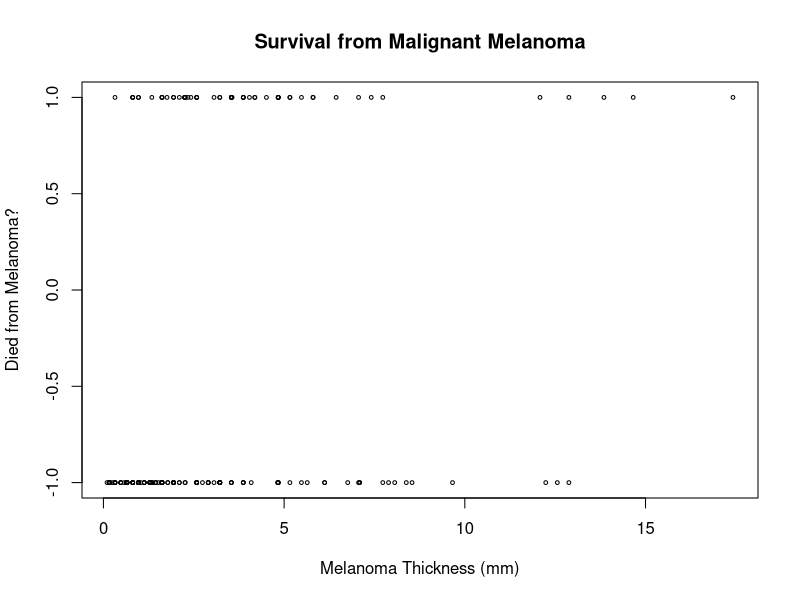
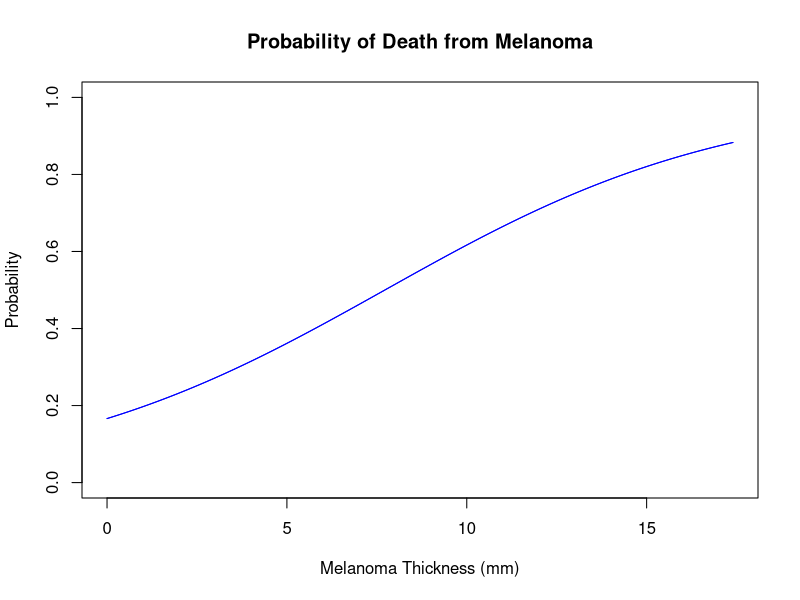
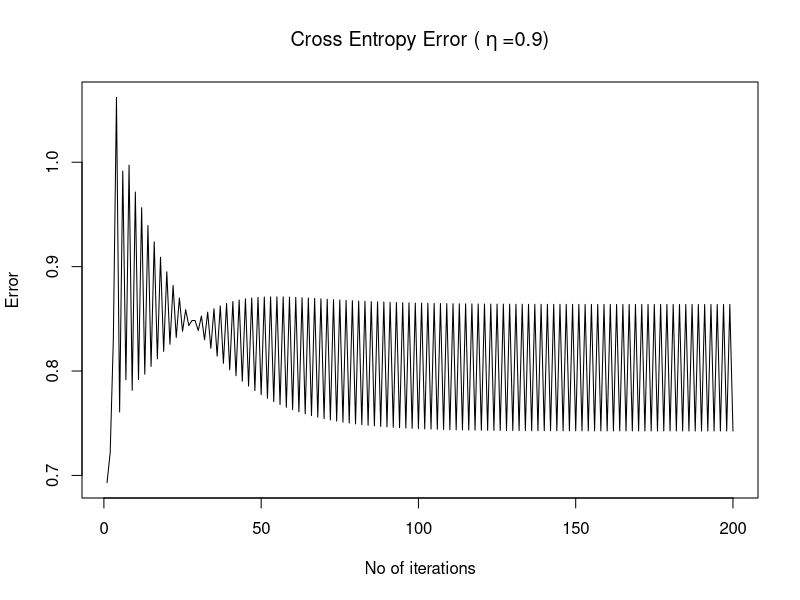
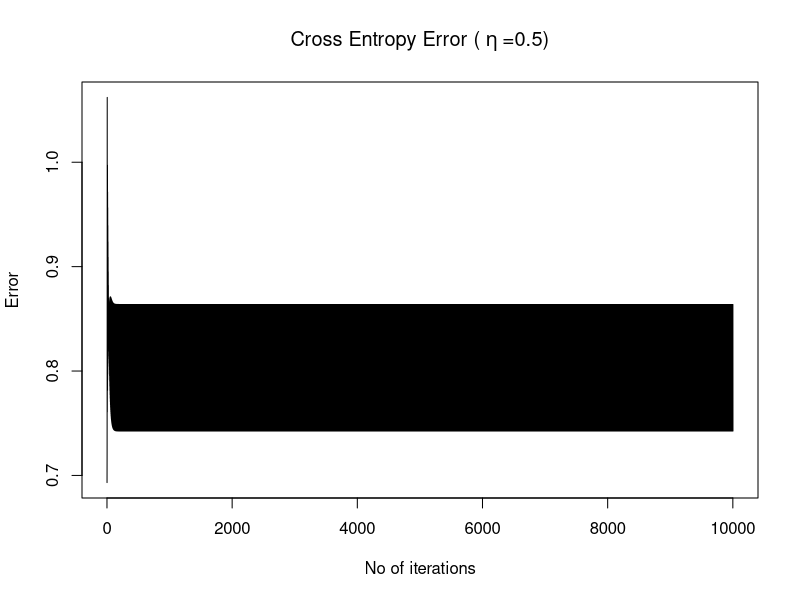
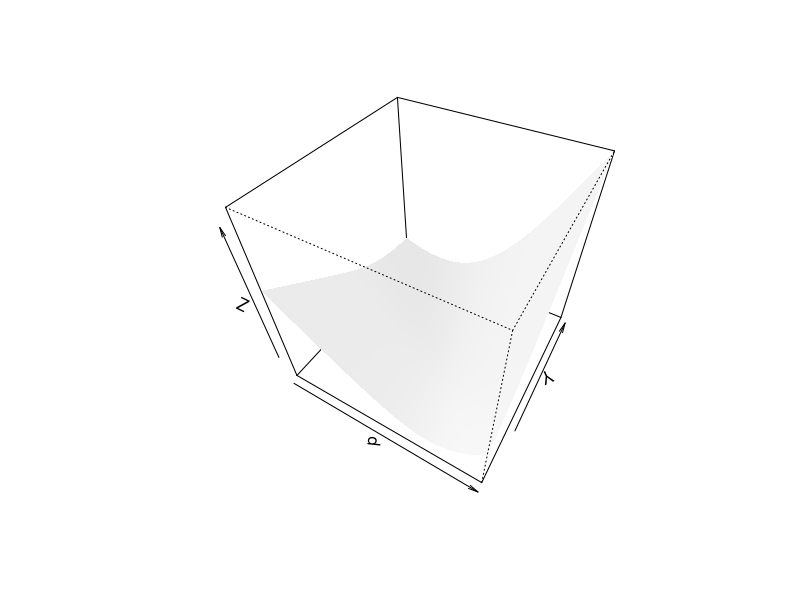
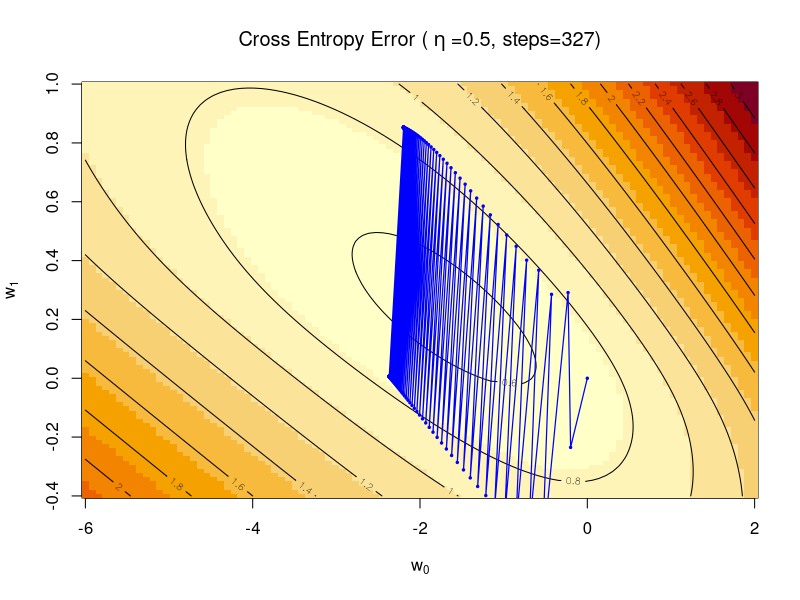
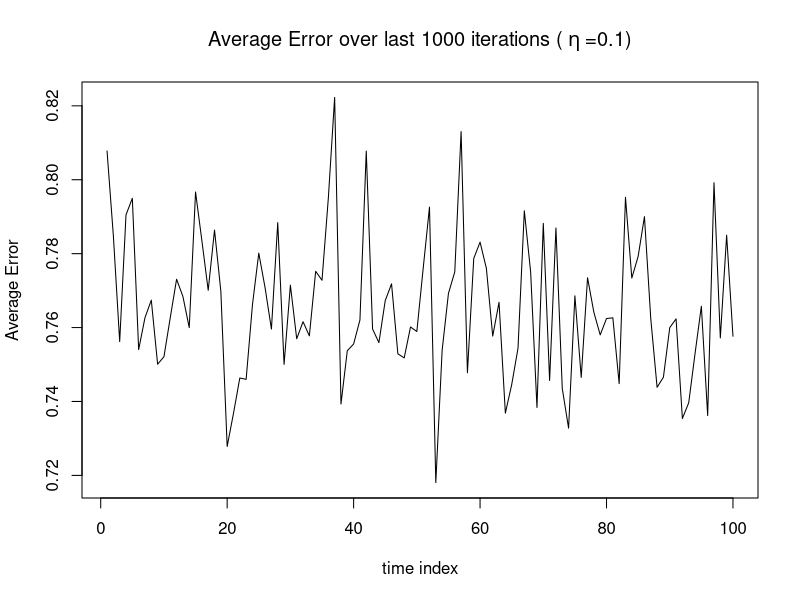
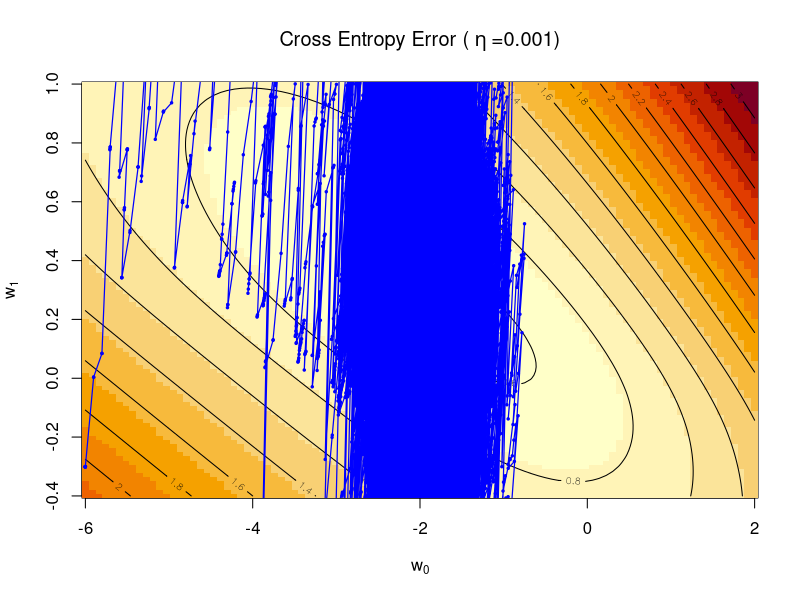

Reproduce these figures in R, in order.
## ---- chunk 1
library(MASS)

y<-as.integer(Melanoma$status==1)
x<-Melanoma$thickness
seqs<-1:length(y)
y[seqs[y!=1]]<--1 #we need the y's to be either +1 or -1

plot(x,y,xlab="Melanoma Thickness (mm)",ylab="Died from Melanoma?",main="Survival from Malignant Melanoma",cex=0.5)
xx<-seq(0,max(x),0.1) # Why are these our x values?
yy<-exp(-1.6128243+(0.2088352*xx))/(1+exp(-1.6128243+(0.2088352*xx))) # logistic funcion
plot(xx,yy,ylim=c(0,1),main="Probability of Death from Melanoma",xlab="Melanoma Thickness (mm)",ylab="Probability",type="l",col="blue")
lines(xx,yy,col="blue")
## ---- chunk 2
# Define Loss Function
# Cross Entropy Error


CrossEntropy=function(x,y,w){
  n<-length(y)
  err<-0
  for(i in 1:n){
    err<-err+(log(1+exp(-1*y[i]*(w[1]+(w[2]*x[i]))))/n) # CE definition
  }
  return(err)
}

CrossEntropy(xx,yy,c(0.2,0.45)) # returns single number

## ---- chunk 3

# Store the above in a matrix
# Remember the error is computed at a prediction level and averaged out in the end to get a single value
gridder=function(n,xlim,ylim,xdata,ydata){
  x<-seq(xlim[1],xlim[2],(xlim[2]-xlim[1])/(n-1))
  y<-seq(ylim[1],ylim[2],(ylim[2]-ylim[1])/(n-1))
  z<-matrix(data=NA,ncol=n,nrow=n)
  for(i in 1:n){
    for(j in 1:n){
      z[i,j]<-CrossEntropy(xdata,ydata,c(x[i],y[j]))
    }
  }
  dens<-list(x,y,z)
  class(dens)<-"data.frame"
  names(dens)<-c("x","y","z")
  row.names(dens)<-1:n
  return(dens)
}
## ---- chunk 4
a=2
a
## ---- chunk 5

# GD FROM SCRATCH! :()
# CRY WITH ME ARGENTINA!
GradientDescent=function(w0,eta,eps,x,y){
  n<-length(y)
  w=w0
  w.old=w0
  quit=FALSE
  err<-CrossEntropy(x,y,w0)
  while(!quit){
    grad<-c(0,0)
    for(i in 1:n){
      grad[1]<-grad[1]-(1/n)*((y[i]*1)/(1+exp(y[i]*(w.old[1]+(w.old[2]*x[i]))))) # Gradient of the loss function w.r.t w0/ first weight
    
      grad[2]<-grad[2]-(1/n)*((y[i]*x[i])/(1+exp(y[i]*(w.old[1]+(w.old[2]*x[i]))))) # Gradient of the loss function w.r.t w1/ second weight
    }
    w.new<-w.old-(eta*grad) # update step- vectorized here
    w<-rbind(w,w.new)
    
    # Stopping criteria
    # Euclidean distance of weights OR
    # when 1000 err values have been stored - to prevent code from running forever
    
    if((sqrt(((w.old-w.new)[1]^2)+((w.old-w.new)[2]^2))<eps)|length(err)>10000){quit<-TRUE}
    w.old<-tail(w,1)
    err<-c(err,CrossEntropy(x,y,w.new)) # append new computed error
  }
  iterate<-list(err,w)
  names(iterate)<-c("err","w")
  return(iterate)
}

## ---- chunk 6
# try eta=0.1, 0.5, 0.9
iter<-GradientDescent(c(0,0),0.9,0.0000001,x,y)
plot(1:200,iter$err[1:200],type="l",xlab="No of iterations",ylab="Error",main=expression("Cross Entropy Error ("~eta~"=0.9)"))
plot(1:length(iter$err),iter$err,type="l",xlab="No of iterations",ylab="Error",main=expression("Cross Entropy Error ("~eta~"=0.5)"))

xlim<-c(-6,2.)
ylim<-c(-0.4,1.0)
d<-gridder(100,xlim,ylim,x,y)
persp(d, phi = 45, theta = 30, shade = .1, border = NA)

image(d,xlab=expression(w[0]),ylab=expression(w[1]),main=expression("Cross Entropy Error ("~eta~"=0.5, steps=327)")); contour(d, add = T)
points(iter$w[,1],iter$w[,2],col="blue",pch=19,lwd=1.2,type="o",cex=0.3)
iter$w[dim(iter$w)[1],]
## ---- chunk 7

#note num should be divisble by avgNum
#the last avgNum observations are used to estimate the average Cross Entropy Error
StochasticGradientDescent=function(w0,eta,x,y,num,avgNum){
  n<-length(y)
  inds<-1:n
  w<-matrix(NA,nrow=(num+1),ncol=2)
  w[1,]=w0
  err<-CrossEntropy(x,y,w0)
  k<-1;avg.err<-c()
  for(i in 1:(num/avgNum)){
    for(j in 1:avgNum){
      k<-k+1
      ind<-sample(inds,1)
      grad<-c(0,0)
      grad[1]<-(-1*((y[ind]*1)/(1+exp(y[ind]*(w[(k-1),1]+(w[(k-1),2]*x[ind])))))) # againt gradient or CE w.r.t w0
      grad[2]<-(-1*((y[ind]*x[ind])/(1+exp(y[ind]*(w[(k-1),1]+(w[(k-1),2]*x[ind])))))) # againt gradient or CE w.r.t w1
      w[k,]<-w[(k-1),]-(eta*grad) # update- here we are updating the every row but the last row in the w matrix- basically we are storring our updated weights
      
      err<-c(err,CrossEntropy(x,y,w[k,])) # Store CE errors
    }
    avg.err<-c(avg.err,mean(err[(k-avgNum+1):(k)]))
  }
  inds<-1:(num/avgNum)
  plot(inds,avg.err,type="l",xlab="time index",ylab="Average Error",main=expression("Average Error over last 1000 iterations ("~eta~"=0.1)"))
  return(w)
}

xlim<-c(-6,2.)
ylim<-c(-0.4,1.0)
d<-gridder(100,xlim,ylim,x,y)

## ---- chunk 8
w<-StochasticGradientDescent(c(-6,-0.3),0.1,x,y,100000,1000)
w[dim(w)[1],] #final parameter estimate
image(d,xlab=expression(w[0]),ylab=expression(w[1]),main=expression("Cross Entropy Error ("~eta~"=0.001)")); contour(d, add = T)
points(w[,1],w[,2],col="blue",pch=19,lwd=1.2,type="o",cex=0.3)
